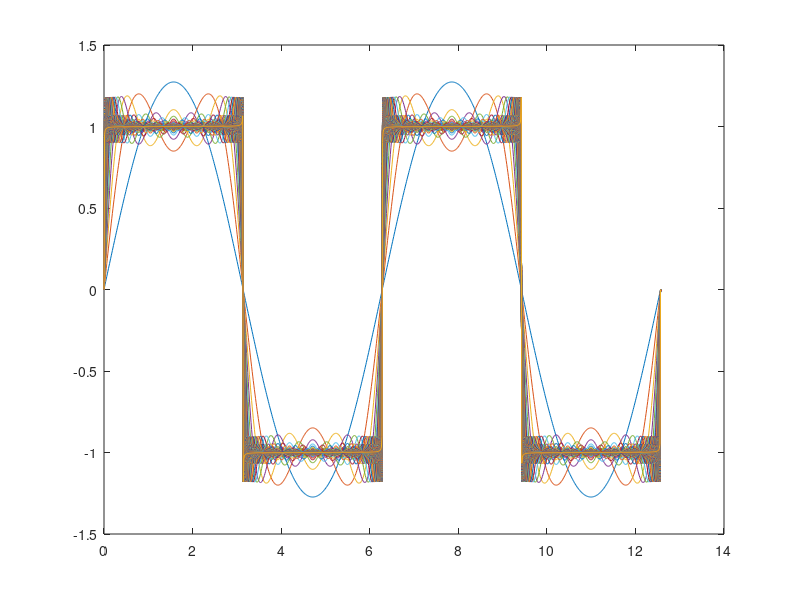
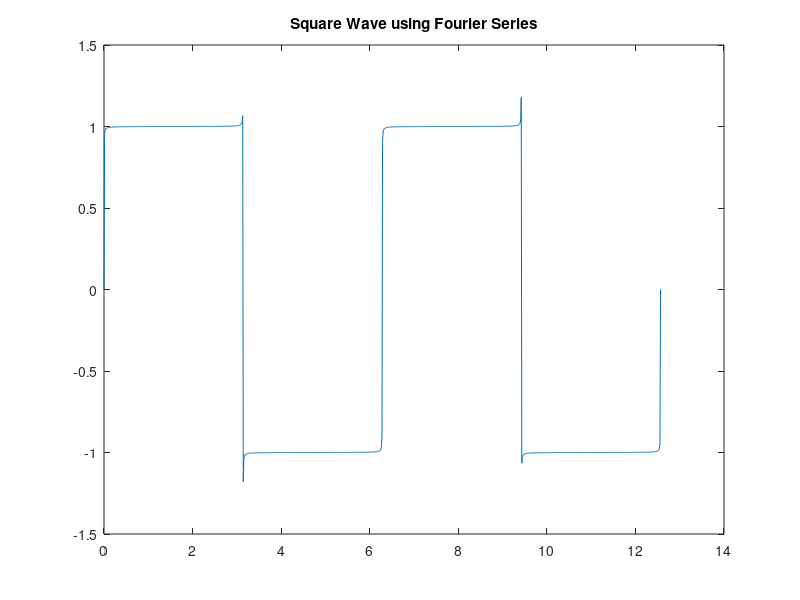

Source code (MATLAB) for these figures, in order:
clc;
close all;
clear all;
T = 2*pi;
omega = 2*pi/T;
t = linspace(0,4*pi,1000);
N = 1000; %harmonics
sq_wave = zeros(size(t));
for n = 1:2:N
    sq_wave = sq_wave + 4/(n*pi)*sin(n*omega*t);
    plot(t,sq_wave);
    hold on;
    pause(2);
end
figure();
plot(t,sq_wave);
title("fourier series rectangular wave");
title('Square Wave using Fourier Series')
